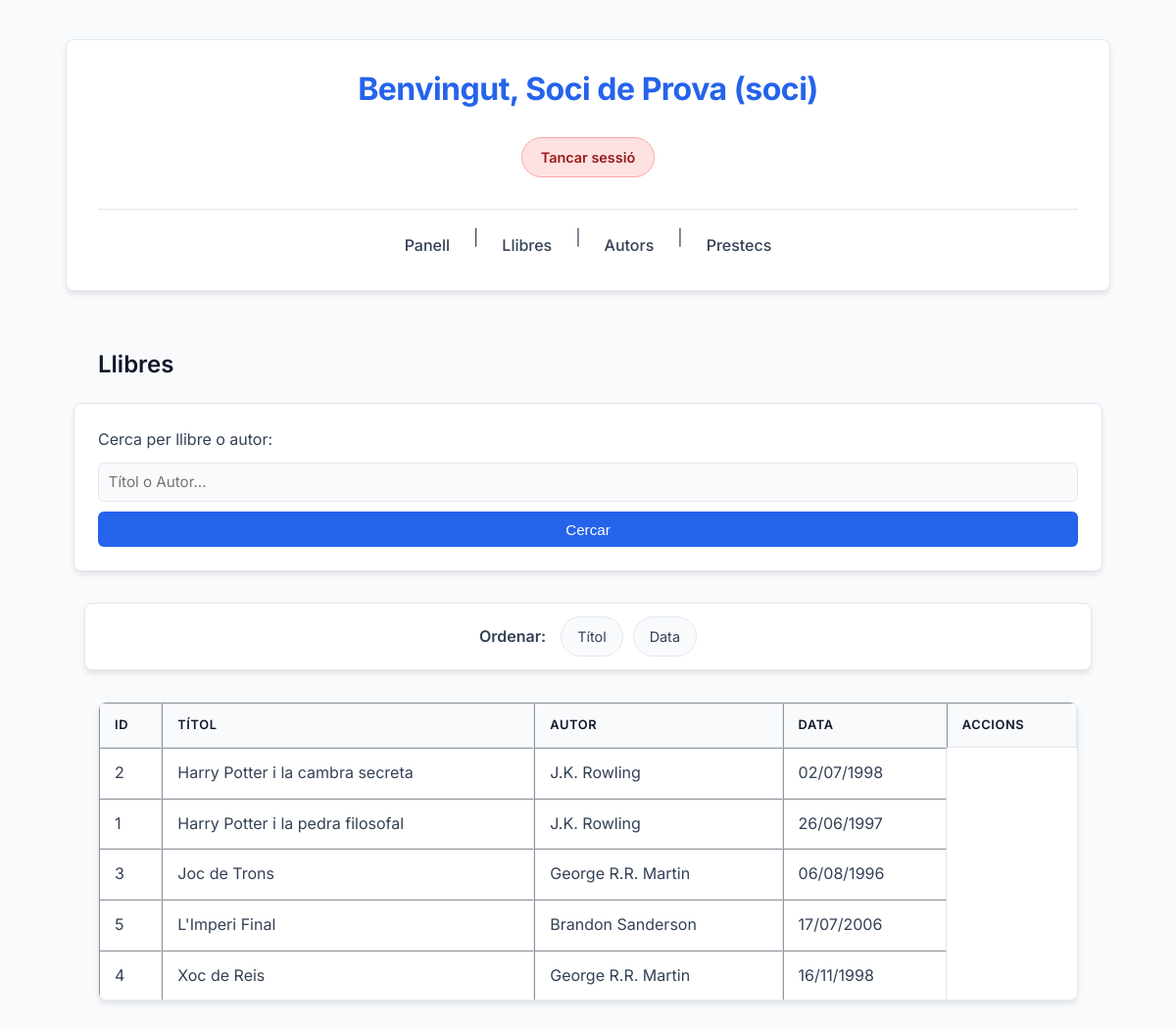
Screenshot of /Projecte_m_martinez_biblioteca_itic/llibres.php (signed in) with the database file from the repository.
### tables this page shows
CREATE TABLE llibres (
    id INT AUTO_INCREMENT PRIMARY KEY,
    titol VARCHAR(200) NOT NULL,
    autor_id INT NOT NULL,
    descripcio TEXT,
    data_publicacio DATE,
    estat ENUM('disponible', 'prestat') DEFAULT 'disponible',
    preu DECIMAL(5,2),
    FOREIGN KEY (autor_id) REFERENCES autors(id) ON DELETE RESTRICT ON UPDATE CASCADE
);

CREATE TABLE autors (
    id INT AUTO_INCREMENT PRIMARY KEY,
    nom VARCHAR(100) NOT NULL,
    biografia TEXT
);

### Projecte_m_martinez_biblioteca_itic/llibres.php (the view, shortened to what this page needs)
<?php
include 'header.php';
include 'connexio_bd.php';
$cerca = isset($_GET['cerca']) ? mysqli_real_escape_string($conn, $_GET['cerca']) : '';
$ordre = isset($_GET['ordre']) ? $_GET['ordre'] : 'titol';
$ordre_sql = ($ordre == 'data_publicacio') ? 'data_publicacio DESC' : 'titol ASC';
$on = $cerca ? "WHERE titol LIKE '%$cerca%' OR autors.nom LIKE '%$cerca%'" : '';
$query = "SELECT llibres.*, autors.nom AS nom_autor FROM llibres JOIN autors ON llibres.autor_id = autors.id $on ORDER BY $ordre_sql";
$result = mysqli_query($conn, $query);
echo "<h2>Llibres</h2>";
echo "<form method='GET'>
    <label for='cerca'>Cerca per llibre o autor:</label>
    <input name='cerca' id='cerca' placeholder='Títol o Autor...'>
    <button>Cercar</button>
</form>";
echo "<div class='sort-container'>
    <span class='sort-label'>Ordenar:</span>
    <a href='?ordre=titol' class='btn-sort'>Títol</a>
    <a href='?ordre=data_publicacio' class='btn-sort'>Data</a>
</div>";
echo "<table border='1'><tr><th>ID</th><th>Títol</th><th>Autor</th><th>Data</th><th>Accions</th></tr>";
while ($fila = mysqli_fetch_assoc($result)) {
    $data_publicacio = date('d/m/Y', strtotime($fila['data_publicacio']));
    echo "<tr><td>{$fila['id']}</td><td>{$fila['titol']}</td><td>{$fila['nom_autor']}</td><td>{$data_publicacio}</td>";
    echo "</tr>";
}
echo "</table>";
?>
</body>
</html>

### Projecte_m_martinez_biblioteca_itic/style.css (style rules this page uses)
:root { --primary: #2563eb; --primary-color: #2563eb; --primary-dark: #1e40af; --bg-color: #f8fafc; --surface: #ffffff; --text: #334155; --text-heading: #0f172a; --border: #e2e8f0; --radius: 8px; --shadow: 0 4px 6px -1px rgb(0 0 0 / 0.1); }
body { font-family: "Inter", system-ui, sans-serif; background-color: var(--bg-color); color: var(--text); line-height: 1.6; margin: 0; padding: 40px 20px; display: flex; flex-direction: column; align-items: center; }
body > * { max-width: 1000px; width: 100%; }
h1, h2, h3 { color: var(--text-heading); font-weight: 600; margin-top: 1.5rem; }
form { background: var(--surface); padding: 1.5rem; border-radius: var(--radius); box-shadow: var(--shadow); margin-bottom: 2rem; border: 1px solid var(--border); display: flex; flex-direction: column; gap: 10px; }
input, select, textarea { padding: 0.6rem; border: 1px solid var(--border); border-radius: 6px; font-size: 0.95rem; font-family: inherit; width: 100%; box-sizing: border-box; transition: border-color 0.2s; background-color: var(--bg-color); color: var(--text); }
button { background-color: var(--primary); color: #fff; padding: 0.6rem 1.2rem; border: none; border-radius: 6px; font-weight: 500; cursor: pointer; transition: background-color 0.2s; font-size: 0.95rem; }
table { width: 100%; border-collapse: separate; border-spacing: 0; background: var(--surface); border-radius: var(--radius); overflow: hidden; box-shadow: var(--shadow); margin-top: 1rem; border: 1px solid var(--border); }
th, td { padding: 12px 15px; text-align: left; border-bottom: 1px solid var(--border); vertical-align: middle; }
th { background-color: var(--bg-color); font-weight: 600; color: var(--text-heading); text-transform: uppercase; font-size: 0.8rem; letter-spacing: 0.05em; }
tr:last-child td { border-bottom: none; }
.sort-container { display: flex; align-items: center; justify-content: center; gap: 10px; margin-bottom: 1rem; background: var(--surface); padding: 0.8rem; border-radius: var(--radius); box-shadow: var(--shadow); border: 1px solid var(--border); }
.sort-label { font-weight: 600; color: var(--text); margin-right: 5px; }
.btn-sort { display: inline-block; padding: 0.5rem 1rem; background-color: var(--bg-color); color: var(--text); border: 1px solid var(--border); border-radius: 9999px; text-decoration: none; font-size: 0.9rem; transition: all 0.2s; }

### rows the page displays
llibres: id "2", titol "Harry Potter i la cambra secreta", autor.nom "J.K. Rowling", data_publicacio "02/07/1998"
llibres: id "1", titol "Harry Potter i la pedra filosofal", autor.nom "J.K. Rowling", data_publicacio "26/06/1997"
llibres: id "3", titol "Joc de Trons", autor.nom "George R.R. Martin", data_publicacio "06/08/1996"
llibres: id "5", titol "L'Imperi Final", autor.nom "Brandon Sanderson", data_publicacio "17/07/2006"
llibres: id "4", titol "Xoc de Reis", autor.nom "George R.R. Martin", data_publicacio "16/11/1998"

### other values shown
$_SESSION['usuari_nom'] "Soci de Prova"
$_SESSION['usuari_rol'] "soci"
